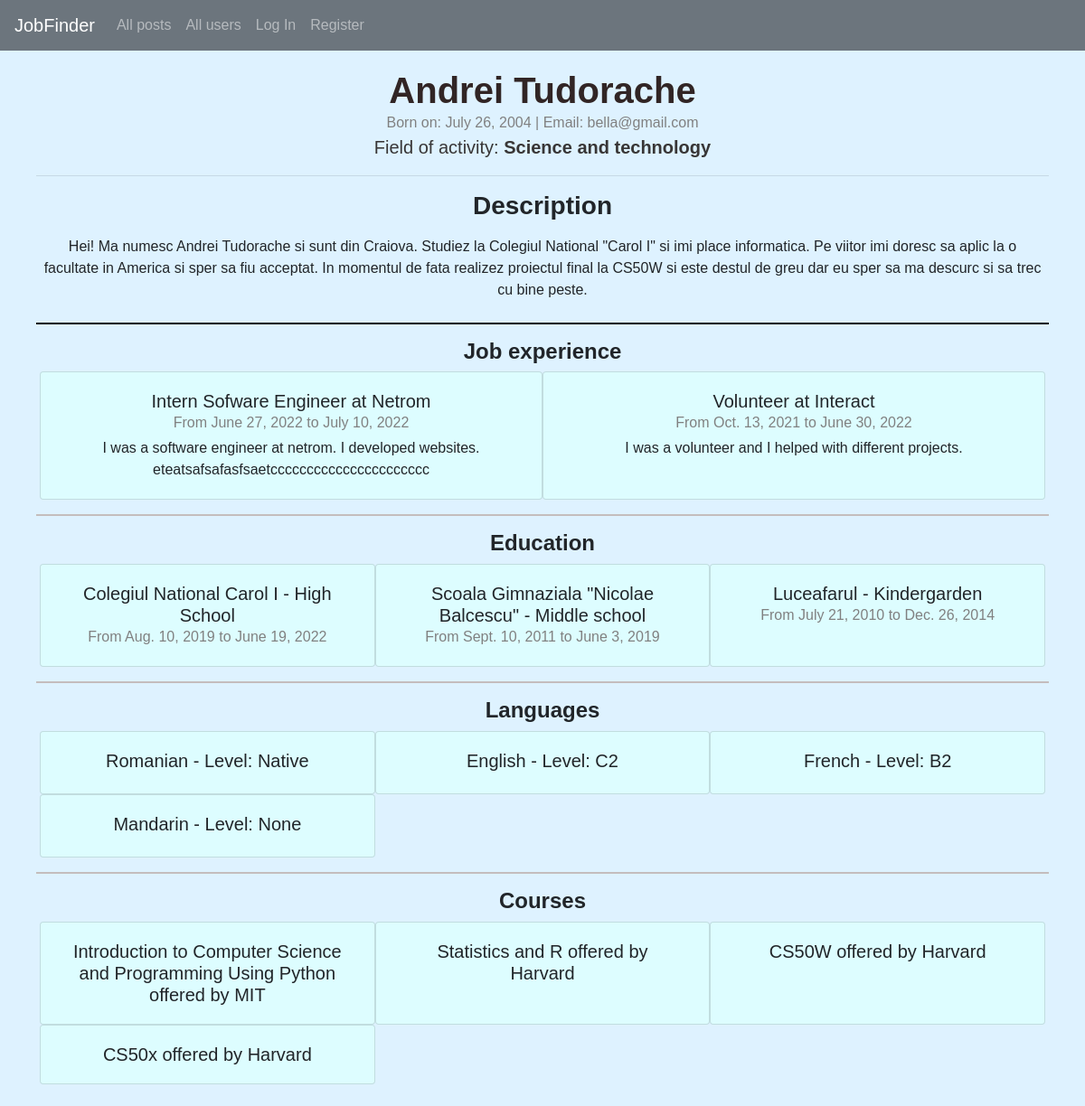
Page /profile/Bella on the earlier database version.
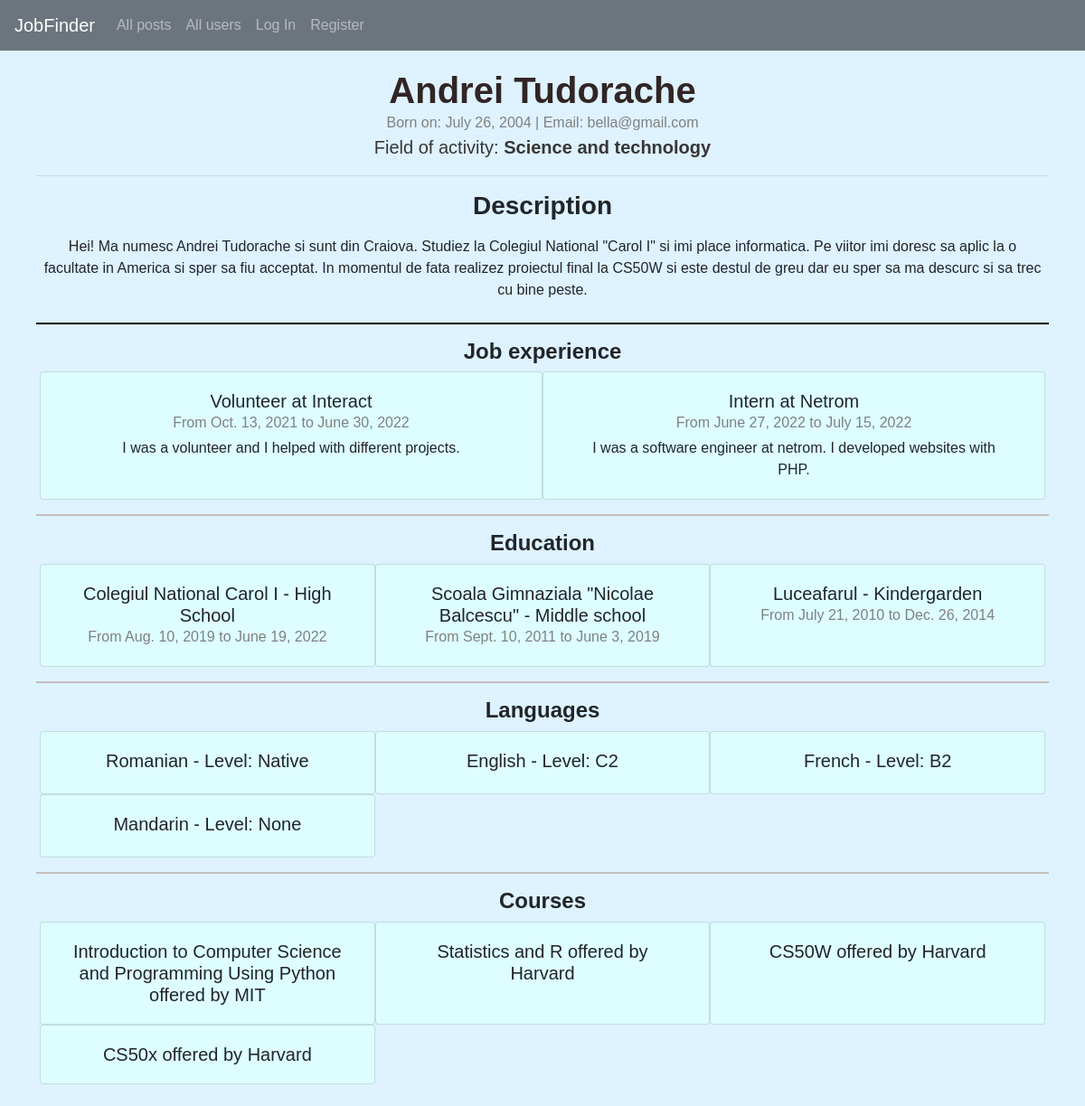
Same page on the later database version.
### JobFinderApp/models.py (models this page shows)
class User(AbstractUser):
    description = models.CharField(max_length=500, blank=True, null=True)
    birth_date = models.DateField(blank=True, null=True)
    field = models.CharField(max_length=500, blank=True, null=True)
    is_company = models.BooleanField(default=False)
    location = models.CharField(max_length=100, blank=True, null=True)
    link_to_location = models.CharField(max_length=200, blank=True, null=True)
    class Meta:
        ordering = ['-id']

class Job_experiences(models.Model):
    user = models.ForeignKey(User, on_delete=models.CASCADE, related_name="jobs")
    company_name = models.CharField(max_length=50)
    position = models.CharField(max_length=50)
    description = models.CharField(max_length=200)
    start_date = models.DateField(blank=True, null=True)
    end_date = models.DateField(blank=True, null=True)

class Education(models.Model):
    user = models.ForeignKey(User, on_delete=models.CASCADE, related_name="education")
    institution = models.CharField(max_length=50)
    level = models.CharField(max_length=50)
    start_date = models.DateField(blank=True, null=True)
    end_date = models.DateField(blank=True, null=True)

class Languages(models.Model):
    user = models.ForeignKey(User, on_delete=models.CASCADE, related_name="languages")
    language = models.CharField(max_length=50)
    level = models.CharField(max_length=50)

class Courses(models.Model):
    user = models.ForeignKey(User, on_delete=models.CASCADE, related_name="courses")
    name = models.CharField(max_length=50)
    institution = models.CharField(max_length=50)

### JobFinderApp/views.py (the view)
# urls.py: path("profile/<username>", views.profile, name="profile"),
def profile(request, username):
    return render(request, "JobFinderApp/profile.html", {
        "person": User.objects.get(username = username)
    })

### JobFinderApp/templates/JobFinderApp/profile.html (shortened to what this page needs)
{% extends "JobFinderApp/layout.html" %}
{% block body %}
    {% if not person.is_company %}
        <div class="container-fluid" style="padding: 20px 40px; text-align: center;">
            <h1 style="color:rgb(49, 37, 37); margin-bottom: 0px;"><strong>{{ person.first_name }} {{ person.last_name }}</strong></h1>
            <div style="color: grey;">
                Born on: {{ person.birth_date }} | Email: {{ person.email }}
                {% if person.field %}
                    <div style="font-size: 20px; color: rgb(56, 54, 54)">Field of activity: <strong>{{ person.field }}</strong></div>
                {% endif %}
            </div>
            <hr>
            {% if person.description %}
                <div class="mt-3">
                    <h3><strong>Description</strong></h3>
                    <div class="p-2">
                        {{ person.description }}
                    </div>
                </div>
                <hr style="border-color: black; border-width: 2px;">
            {% endif %}
            <h4><strong>Job experience</strong></h4>
            <div class="row m-1">
                {% for job in person.jobs.all %}
                    <div class="card post col-6">
                        <div class="card-body pb-1">
                            <h5 class="card-title mb-0">{{ job.position }} at {{ job.company_name }}</h5>
                            <span style="color: grey;">From {{ job.start_date }} to {{ job.end_date }}</span>
                            <p class="mt-1">{{ job.description }}</p>
                        </div>
                    </div>
                {% empty %}
                    <div style="padding-left: 1%;">
                        Looks like this user hasn't added any past jobs yet!
                    </div>
                {% endfor %}
            </div>
            <hr style="border-color: rgb(196, 189, 189); border-width: 2px;">
            <h4><strong>Education</strong></h4>
            <div class="row m-1">
                {% for education in person.education.all %}
                    <div class="card post col-4">
                        <div class="card-body">
                            <h5 class="card-title mb-0">{{ education.institution }} - {{ education.level }}</h5>
                            <span style="color: grey;">From {{ education.start_date }} to {{ education.end_date }}</span>
                        </div>
                    </div>
                {% empty %}
                    <div style="padding-left: 1%;">
                        Looks like this user hasn't added any past education yet!
                    </div>
                {% endfor %}
            </div>
            <hr style="border-color: rgb(196, 189, 189); border-width: 2px;">
            <h4><strong>Languages</strong></h4>
            <div class="row m-1">
                {% for language in person.languages.all %}
                    <div class="col-4 card post">
                        <div class="card-body">
                            <h5 class="card-title mb-1">{{ language.language }} - Level: {{ language.level }}</h5>
                        </div>
                    </div>
                {% empty %}
                    <div style="padding-left: 1%;">
                        Looks like this user hasn't added any known languages yet!
                    </div>
                {% endfor %}
            </div>
            <hr style="border-color: rgb(196, 189, 189); border-width: 2px;">
            <h4><strong>Courses</strong></h4>
            <div class="row m-1">
            {% for course in person.courses.all %}
                <div class="col-4 card post">
                    <div class="card-body">
                        <h5 class="card-title mb-0">{{ course.name }} offered by {{ course.institution }}</h5>
                    </div>
                </div>
            {% empty %}
                <div style="padding-left: 1%;">
                    Looks like this user hasn't added any courses yet!
                </div>
            {% endfor %}
        </div>
    {% endif %}
{% endblock %}

### JobFinderApp/templates/JobFinderApp/layout.html (shortened to what this page needs)
{% load static %}
<!DOCTYPE html>
<html lang="en">
    <head>
        <link rel="stylesheet" href="https://stackpath.bootstrapcdn.com/bootstrap/4.4.1/css/bootstrap.min.css">
        <link href="{% static 'JobFinderApp/styles.css' %}" rel="stylesheet">
    </head>
    <body>
        <nav class="navbar navbar-expand-md navbar-dark bg-secondary">
            <a class="navbar-brand" href="{% url 'index' %}">JobFinder</a>
            <div class="collapse navbar-collapse" id="navbarNav">
              <ul class="nav navbar-nav">
                {% if request.user.is_authenticated %}
                    <li class="nav-item">
                        <a class="nav-link" href="{% url 'profile' request.user.username %}"><strong>{{ request.user.username }}</strong></a>
                    </li>
                    <li class="nav-item">
                        <a class="nav-link" href="{% url 'posts' 'all' 'any' %}">All posts</a>
                    </li>
                    <li class="nav-item">
                        <a class="nav-link" href="{% url 'users' 'all' %}">All users</a>
                    </li>
                    {% if request.user.is_company %}
                        <li class="nav-item">
                            <a class="nav-link" href="{% url 'create_post' %}">Create post</a>
                        </li>
                        <li class="nav-item">
                            <a class="nav-link" href="{% url 'applicants' %}">Applicants</a>
                        </li>
                    {% else %}
                        <li class="nav-item">
                            <a class="nav-link" href="{% url 'interviews' %}">Interviews and applications</a>
                        </li>
                    {% endif %}
                    <li class="nav-item">
                        <a class="nav-link" href="{% url 'logout' %}">Log Out</a>
                    </li>
                {% else %}
                    <li class="nav-item">
                        <a class="nav-link" href="{% url 'posts' 'all' 'any' %}">All posts</a>
                    </li>
                    <li class="nav-item">
                        <a class="nav-link" href="{% url 'users' 'all' %}">All users</a>
                    </li>
                    <li class="nav-item">
                        <a class="nav-link" href="{% url 'login' %}">Log In</a>
                    </li>
                    <li class="nav-item">
                        <a class="nav-link" href="{% url 'register' %}">Register</a>
                    </li>
                {% endif %}
              </ul>
            </div>
          </nav>
        {% block body %}
        {% endblock %}
    </body>
</html>

### JobFinderApp/static/JobFinderApp/styles.css (style rules this page uses)
.post { background-color: rgb(221, 253, 255); }
html, body { margin:0px; height:100%; background: #def2ff; font-family: sans-serif; }

Differences in the rows shown:
removed Job_experiences: position "Intern Sofware Engineer", company_name "Netrom", start_date "June 27, 2022", end_date "July 10, 2022", description "I was a software engineer at netrom. I developed websites. eteatsafsafasfsaetcccccccccccccccccccccc"
added Job_experiences: position "Intern", company_name "Netrom", start_date "June 27, 2022", end_date "July 15, 2022", description "I was a software engineer at netrom. I developed websites with PHP."
